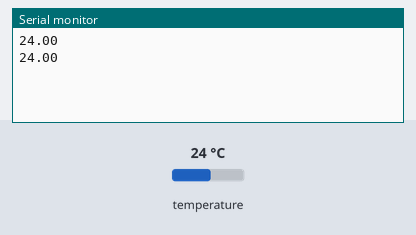
Bench run of a sketch on a simulated Arduino Uno, built with avr-gcc and run on an emulated ATmega328P. On the bench: the last lines printed to the serial monitor. The inputs (shaded band) are chosen by the test bench; at power-on: temperature 24 °C.

Above: at 2.8 s.
2.9 s: temperature set to 12 °C
At 4.9 s:
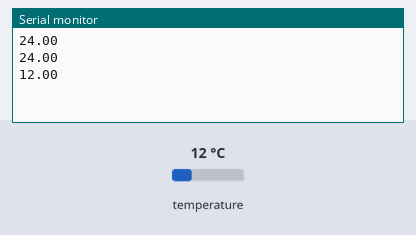
5.6 s: temperature set to 19 °C
At 6.5 s:
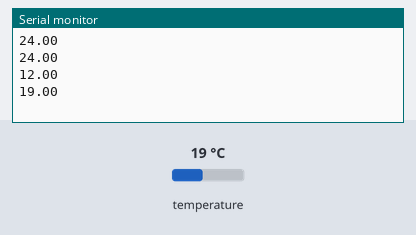
Timing chart, 0 to 8.6 s (numbered marks = the images above; inputs shaded):
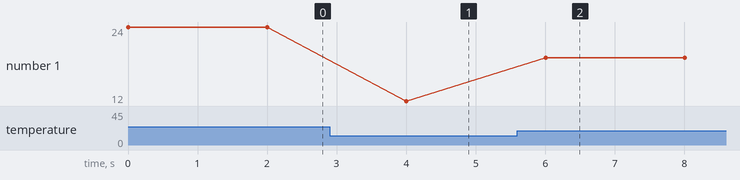

Measured:
- after the input at 2.9 s, the serial monitor: prints a new line after 1.1 s (image 1)
- after the input at 5.6 s, the serial monitor: prints a new line after 0.41 s (image 2)
- plotted number 1: 24 → 12 after the input at 2.9 s, 12 → 19 after the input at 5.6 s

The sketch:

NodeRedSerial.ino
```cpp
#include <SparkFunBME280.h>
#define BME280_ADDR 0x77

BME280 myBME280;

void setup(){
  Serial.begin(115200);
  myBME280.setI2CAddress(BME280_ADDR);
  myBME280.beginI2C(); // BME280 12C장치 호출
}
void loop()
{
  Serial.print(myBME280.readTempC(), 2);
  Serial.print("\n");
  delay(2000);
}
```
